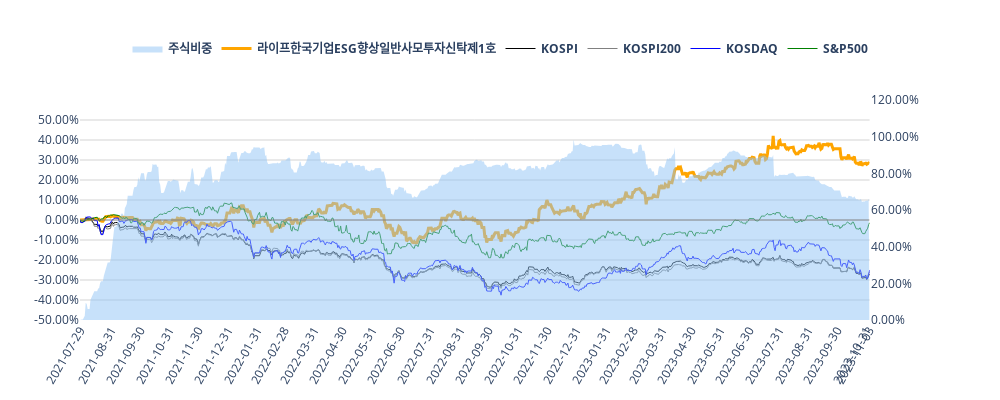

Notebook code for this chart:
### Code cell
p= Perfomance(fund_code="100004")
p.get_performance_plot()

### Figure 1 — Plotly figure (JSON) as saved in the notebook; plotly's stock layout.template omitted (floating-point values rounded to 4 significant figures; data arrays with more than 128 entries replaced by an {"elided": "..."} marker saying what was removed)
{"data": [{"fill": "tozeroy", "line": {"color": "#90c4f5", "width": 0}, "name": "<b>주식비중</b>", "opacity": 0.1, "type": "scatter", "x": {"elided": "828 str values"}, "xaxis": "x", "y": {"elided": "828 float values"}, "yaxis": "y2"}, {"line": {"color": "orange", "width": 3}, "name": "<b>라이프한국기업ESG향상일반사모투자신탁제1호</b>", "type": "scatter", "x": {"elided": "828 str values"}, "xaxis": "x", "y": {"elided": "828 float values"}, "yaxis": "y"}, {"line": {"color": "black", "width": 1}, "name": "<b>KOSPI</b>", "type": "scatter", "x": {"elided": "828 str values"}, "xaxis": "x", "y": {"elided": "828 float values"}, "yaxis": "y"}, {"line": {"color": "gray", "width": 1}, "name": "<b>KOSPI200</b>", "type": "scatter", "x": {"elided": "828 str values"}, "xaxis": "x", "y": {"elided": "828 float values"}, "yaxis": "y"}, {"line": {"color": "blue", "width": 1}, "name": "<b>KOSDAQ</b>", "type": "scatter", "x": {"elided": "828 str values"}, "xaxis": "x", "y": {"elided": "828 float values"}, "yaxis": "y"}, {"line": {"color": "green", "width": 1}, "name": "<b>S&P500</b>", "type": "scatter", "x": {"elided": "828 str values"}, "xaxis": "x", "y": {"elided": "828 float values"}, "yaxis": "y"}], "layout": {"height": 400, "legend": {"orientation": "h", "x": 0.5, "xanchor": "center", "y": 1.3, "yanchor": "top"}, "paper_bgcolor": "white", "plot_bgcolor": "white", "shapes": [{"line": {"color": "Gray", "width": 1}, "type": "line", "x0": "2021-07-29T00:00:00", "x1": "2023-11-03T00:00:00", "y0": 0, "y1": 0}], "width": 1000, "xaxis": {"anchor": "y", "domain": [0, 0.94], "range": ["2021-07-29T00:00:00", "2023-11-03T00:00:00"], "showgrid": false, "tickangle": -60, "tickmode": "array", "ticktext": ["2021-07-29", "2021-08-31", "2021-09-30", "2021-10-31", "2021-11-30", "2021-12-31", "2022-01-31", "2022-02-28", "2022-03-31", "2022-04-30", "2022-05-31", "2022-06-30", "2022-07-31", "2022-08-31", "2022-09-30", "2022-10-31", "2022-11-30", "2022-12-31", "2023-01-31", "2023-02-28", "2023-03-31", "2023-04-30", "2023-05-31", "2023-06-30", "2023-07-31", "2023-08-31", "2023-09-30", "2023-10-31", "2023-11-03"], "tickvals": ["2021-07-29T00:00:00", "2021-08-31T00:00:00", "2021-09-30T00:00:00", "2021-10-31T00:00:00", "2021-11-30T00:00:00", "2021-12-31T00:00:00", "2022-01-31T00:00:00", "2022-02-28T00:00:00", "2022-03-31T00:00:00", "2022-04-30T00:00:00", "2022-05-31T00:00:00", "2022-06-30T00:00:00", "2022-07-31T00:00:00", "2022-08-31T00:00:00", "2022-09-30T00:00:00", "2022-10-31T00:00:00", "2022-11-30T00:00:00", "2022-12-31T00:00:00", "2023-01-31T00:00:00", "2023-02-28T00:00:00", "2023-03-31T00:00:00", "2023-04-30T00:00:00", "2023-05-31T00:00:00", "2023-06-30T00:00:00", "2023-07-31T00:00:00", "2023-08-31T00:00:00", "2023-09-30T00:00:00", "2023-10-31T00:00:00", "2023-11-03T00:00:00"]}, "yaxis": {"anchor": "x", "domain": [0, 1], "gridcolor": "lightgrey", "nticks": 11, "range": [-50, 60], "showgrid": true, "ticktext": ["-50.00%", "-40.00%", "-30.00%", "-20.00%", "-10.00%", "0.00%", "10.00%", "20.00%", "30.00%", "40.00%", "50.00%"], "tickvals": [-50, -40, -30, -20, -10, 0, 10, 20, 30, 40, 50]}, "yaxis2": {"anchor": "x", "nticks": 7, "overlaying": "y", "range": [0, 120], "showgrid": false, "side": "right", "ticktext": ["0.00%", "20.00%", "40.00%", "60.00%", "80.00%", "100.00%", "120.00%"], "tickvals": [0, 20, 40, 60, 80, 100, 120]}}}
